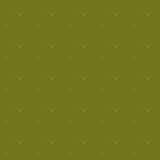

The image is a tile-based game level rendered from a .tmx file. Its description and source (layers, tilesets, objects; grid data summarised) follow:
An orthogonal 5x5 tile map with 32x32 px tiles, 2 tile layers (navigation, background) and 20 objects (10x PLAYER_START, 10x ENEMY_START).

<map version="1.8" tiledversion="1.8.4" orientation="orthogonal" renderorder="right-down" compressionlevel="0" width="5" height="5" tilewidth="32" tileheight="32" infinite="0" nextlayerid="4" nextobjectid="21">
 <tileset firstgid="1" name="grass" tilewidth="32" tileheight="32" tilecount="64" columns="8">
  <image source="tilesets/TX Tileset Grass.png" width="256" height="256" />
  <tile id="32">
   <properties>
    <property name="walkable" value="true" />
   </properties>
  </tile>
 </tileset>
 <layer id="2" name="navigation" width="5" height="5">
  <data>[25 cells, 22 non-empty, 1 distinct tile ids]</data>
 </layer>
 <layer id="1" name="background" width="5" height="5">
  <data>[25 cells, 25 non-empty, 1 distinct tile ids]</data>
 </layer>
 <objectgroup id="3" name="Spawn points">
  <object id="1" name="PLAYER_START" x="0" y="0" width="32" height="32" />
  <object id="2" name="PLAYER_START" x="0" y="32" width="32" height="32" />
  <object id="3" name="PLAYER_START" x="0" y="64" width="32" height="32" />
  <object id="4" name="PLAYER_START" x="0" y="96" width="32" height="32" />
  <object id="5" name="PLAYER_START" x="0" y="128" width="32" height="32" />
  <object id="6" name="PLAYER_START" x="32" y="128" width="32" height="32" />
  <object id="7" name="PLAYER_START" x="32" y="96" width="32" height="32" />
  <object id="8" name="PLAYER_START" x="32" y="64" width="32" height="32" />
  <object id="9" name="PLAYER_START" x="32" y="32" width="32" height="32" />
  <object id="10" name="PLAYER_START" x="32" y="0" width="32" height="32" />
  <object id="11" name="ENEMY_START" x="128" y="0" width="32" height="32" />
  <object id="12" name="ENEMY_START" x="128" y="32" width="32" height="32" />
  <object id="13" name="ENEMY_START" x="128" y="64" width="32" height="32" />
  <object id="14" name="ENEMY_START" x="128" y="96" width="32" height="32" />
  <object id="15" name="ENEMY_START" x="128" y="128" width="32" height="32" />
  <object id="16" name="ENEMY_START" x="96" y="128" width="32" height="32" />
  <object id="17" name="ENEMY_START" x="96" y="96" width="32" height="32" />
  <object id="18" name="ENEMY_START" x="96" y="64" width="32" height="32" />
  <object id="19" name="ENEMY_START" x="96" y="32" width="32" height="32" />
  <object id="20" name="ENEMY_START" x="96" y="0" width="32" height="32" />
 </objectgroup>
</map>
